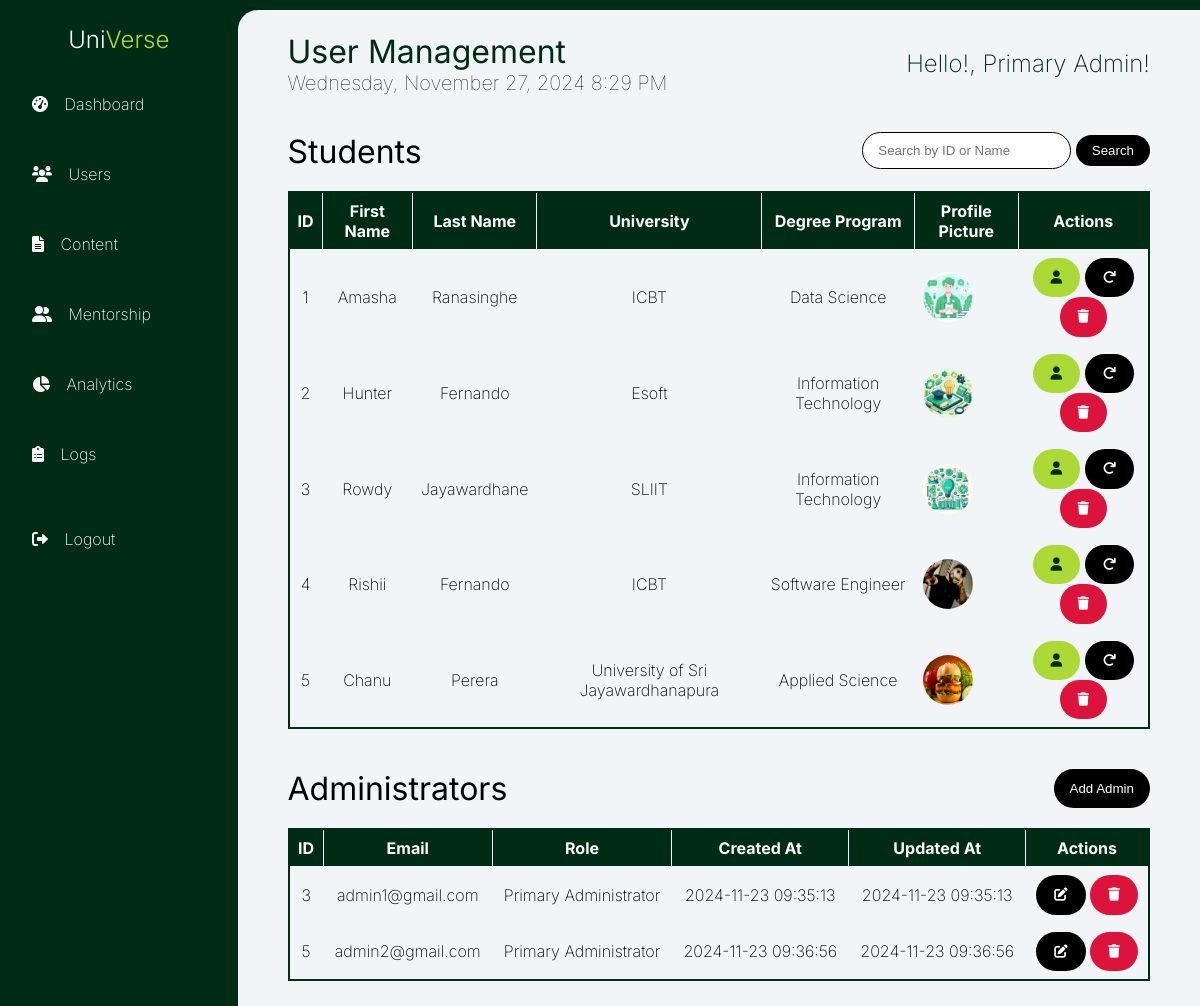
/admin/users.php, run on the app's committed database.
### tables this page shows
CREATE TABLE `student` (
  `student_id` int(11) NOT NULL,
  `user_id` int(11) DEFAULT NULL,
  `university` varchar(255) DEFAULT NULL,
  `year_of_study` int(11) DEFAULT NULL,
  `degree_program` varchar(255) DEFAULT NULL,
  `bio` text DEFAULT NULL,
  `profile_picture` varchar(255) DEFAULT NULL,
  `badges` int(11) DEFAULT NULL
);

CREATE TABLE `users` (
  `user_id` int(11) NOT NULL,
  `email` varchar(100) NOT NULL,
  `password_hash` varchar(255) NOT NULL,
  `role` enum('Student','Primary Administrator','Secondary Administrator') NOT NULL,
  `created_at` timestamp NOT NULL DEFAULT current_timestamp(),
  `updated_at` timestamp NOT NULL DEFAULT current_timestamp() ON UPDATE current_timestamp(),
  `firstname` varchar(50) NOT NULL,
  `lastname` varchar(50) NOT NULL
);

### admin/users.php (the view, shortened to what this page needs)
<?php
include('../connection.php');
?>
<!DOCTYPE html>
<html lang="en">
<head>
    <link rel="stylesheet" href="https://cdnjs.cloudflare.com/ajax/libs/font-awesome/6.0.0-beta3/css/all.min.css">
</head>
<body>
    <?php require('../admin/sidebar.php') ?>
    <div class="dash">
        <div class="dash-header">
            <div class="dash-h-left">
                <h1>User Management</h1>
                <?php
                echo date("l, F j, Y g:i A", time())
                ?>
            </div>
            <div class="dash-h-right">
                <p>Hello!, Primary Admin!</p>
            </div>
        </div>
        <div class="active-users">
            <div class="st-table-wrapper">
                <div class="search-wrapper">
                    <h1>Students</h1>
                    <form method="GET" action="../admin/users.php">
                        <input class="search-input" type="text" name="search" placeholder="Search by ID or Name" required>
                        <button id="search-button" class="btn-add" type="submit" name="search">Search</button>
                    </form>
                </div>
                <table>
                    <thead>
                        <tr>
                            <th class="st-id">ID</th>
                            <th>First Name</th>
                            <th>Last Name</th>
                            <th>University</th>
                            <th>Degree Program</th>
                            <th>Profile Picture</th>
                            <th>Actions</th>
                        </tr>
                    </thead>
                    <tbody>
                        <?php
                        $sql = "SELECT s.`student_id`, u.`user_id`, u.`email`, u.`firstname`, u.`lastname`, u.`role`, u.`created_at`, u.`updated_at`, s.`university`, s.`year_of_study`, s.`degree_program`, s.`bio`, s.`profile_picture`
                                FROM `student` s
                                INNER JOIN `users` u ON s.`user_id` = u.`user_id`";
                        $result = $conn->query($sql);
                        if ($result->num_rows > 0) {
                            while ($row = $result->fetch_assoc()) {
                                echo "<tr>
                    <td class='st-id'>" . $row["student_id"] . "</td>
                    <td>" . $row["firstname"] . "</td>
                    <td>" . $row["lastname"] . "</td>
                    <td>" . $row["university"] . "</td>
                    <td>" . $row["degree_program"] . "</td>
                    <td><img src='" . $row["profile_picture"] . "' alt='Profile Picture' style='width: 50px; height: 50px; border-radius: 50%;'></td>
                    <td>
                        <button class='btn btn-green'>
                            <i class='fas fa-user'></i>
                        </button>
                        <button class='btn btn-black'>
                            <i class='fas fa-redo'></i>
                        </button>
                        <button class='btn btn-red' onclick='deleteUser(" . $row["user_id"] . ")'>
                            <i class='fas fa-trash'></i>
                        </button>
                    </td>
                  </tr>";
                            }
                        } else {
                            echo "<tr><td colspan='10'>No users found</td></tr>";
                        }
                        ?>
                    </tbody>
                </table>
            </div>
        </div>
        <div class="st-table-wrapper">
            <div class="search-wrapper">
                <h1>Administrators</h1>
                <button class="btn-add" type="button" onclick="toggleAddAdminForm()">Add Admin</button>
            </div>
            <table>
                <thead>
                    <tr>
                        <th class="st-id">ID</th>
                        <th>Email</th>
                        <th>Role</th>
                        <th>Created At</th>
                        <th>Updated At</th>
                        <th>Actions</th>
                    </tr>
                </thead>
                <tbody>
                    <?php
                    require('../connection.php');
                    $asql = "SELECT `user_id`, `email`, `password_hash`, `role`, `created_at`, `updated_at`, `firstname`, `lastname` FROM `users` WHERE `role` IN ('Primary Administrator', 'Secondary Administrator')";
                    $result = $conn->query($asql);
                    if ($result->num_rows > 0) {
                        while ($row = $result->fetch_assoc()) {
                            echo "<tr>
                    <td class='st-id'>" . $row["user_id"] . "</td>
                    <td>" . $row["email"] . "</td>
                    <td>" . $row["role"] . "</td>
                    <td>" . $row["created_at"] . "</td>
                    <td>" . $row["updated_at"] . "</td>
                    <td>
                        <button class='btn btn-black' onclick='openEditAdminForm(" . $row['user_id'] . ", \"" . $row['email'] . "\", \"" . $row['firstname'] . "\", \"" . $row['lastname'] . "\")'>
                            <i class='fas fa-edit'></i>
                        </button>
                        <button class='btn btn-red' onclick='deleteUser(" . $row["user_id"] . ")'>
                            <i class='fas fa-trash'></i>
                        </button>
                    </td>
                  </tr>";
                        }
                    } else {
                        echo "<tr><td colspan='5'>No users found</td></tr>";
                    }
                    ?>
                </tbody>
            </table>
        </div>
    </div>
</body>
</html>

### admin/sidebar.php (shortened to what this page needs)
<!DOCTYPE html>
<html lang="en">
<head>
    <link rel="stylesheet" href="https://cdnjs.cloudflare.com/ajax/libs/font-awesome/6.0.0-beta3/css/all.min.css">
</head>
<body>
    <aside class="sidebar">
        <div class="sidebar-header">
            <div class="logo">
                <h1>Uni<span class="logo-span">Verse</span></h1>
            </div>
        </div>
        <nav class="menu">
            <ul>
                <li class="menu-item"><a href="../admin/dashboard.php"><i class="fas fa-tachometer-alt"></i> Dashboard</a></li>
                <li class="menu-item"><a href="../admin/users.php"><i class="fas fa-users"></i> Users</a></li>
                <li class="menu-item"><a href="../admin/content.php"><i class="fas fa-file-alt"></i> Content</a></li>
                <li class="menu-item"><a href="../admin/mentorships.php"><i class="fas fa-user-friends"></i> Mentorship</a></li>
                <li class="menu-item"><a href="../admin/analytics.php"><i class="fas fa-chart-pie"></i> Analytics</a></li>
                <li class="menu-item"><a href="#"><i class="fas fa-clipboard-list"></i> Logs</a></li>
            </ul>
        </nav>
        <div class="sidebar-footer">
            <ul>
                <li class="menu-item"><a href="?action=logout"><i class="fas fa-right-from-bracket"></i> Logout</a></li>
            </ul>
        </div>
    </aside>
</body>
</html>

### data on the page
student: student_id "1", user.firstname "Amasha", user.lastname "Ranasinghe", university "ICBT", degree_program "Data Science", profile_picture (picture)
student: student_id "2", user.firstname "Hunter", user.lastname "Fernando", university "Esoft", degree_program "Information Technology", profile_picture (picture)
student: student_id "3", user.firstname "Rowdy", user.lastname "Jayawardhane", university "SLIIT", degree_program "Information Technology", profile_picture (picture)
student: student_id "4", user.firstname "Rishii", user.lastname "Fernando", university "ICBT", degree_program "Software Engineer", profile_picture (picture)
student: student_id "5", user.firstname "Chanu", user.lastname "Perera", university "University of Sri Jayawardhanapura", degree_program "Applied Science", profile_picture (picture)
users: user_id "3", email "admin1@gmail.com", role "Primary Administrator", created_at "2024-11-23 09:35:13", updated_at "2024-11-23 09:35:13"
users: user_id "5", email "admin2@gmail.com", role "Primary Administrator", created_at "2024-11-23 09:36:56", updated_at "2024-11-23 09:36:56"
